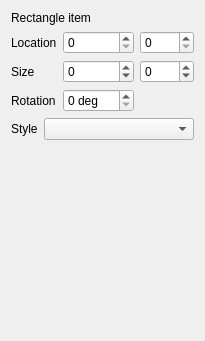
        <widget class="QWidget" name="pg_render_rect">
         <layout class="QVBoxLayout" name="verticalLayout_2">
          <item>
           <widget class="QLabel" name="label_4">
            <property name="text">
             <string>Rectangle item</string>
            </property>
           </widget>
          </item>
          <item>
           <layout class="QGridLayout" name="gridLayout_3">
            <item row="1" column="0">
             <widget class="QLabel" name="label_12">
              <property name="text">
               <string>Size</string>
              </property>
             </widget>
            </item>
            <item row="0" column="0">
             <widget class="QLabel" name="label_11">
              <property name="text">
               <string>Location</string>
              </property>
             </widget>
            </item>
            <item row="2" column="0">
             <widget class="QLabel" name="label_13">
              <property name="text">
               <string>Rotation</string>
              </property>
             </widget>
            </item>
            <item row="2" column="1">
             <widget class="QDoubleSpinBox" name="dsRectR">
              <property name="suffix">
               <string> deg</string>
              </property>
              <property name="decimals">
               <number>0</number>
              </property>
              <property name="maximum">
               <double>360.000000000000000</double>
              </property>
              <property name="singleStep">
               <double>10.000000000000000</double>
              </property>
             </widget>
            </item>
            <item row="0" column="3">
             <widget class="QSpinBox" name="sbRectY">
              <property name="maximum">
               <number>5000</number>
              </property>
              <property name="singleStep">
               <number>10</number>
              </property>
             </widget>
            </item>
            <item row="1" column="3">
             <widget class="QSpinBox" name="sbRectH">
              <property name="minimum">
               <number>-1</number>
              </property>
              <property name="maximum">
               <number>5000</number>
              </property>
              <property name="singleStep">
               <number>10</number>
              </property>
             </widget>
            </item>
            <item row="1" column="1">
             <widget class="QSpinBox" name="sbRectW">
              <property name="minimum">
               <number>-1</number>
              </property>
              <property name="maximum">
               <number>5000</number>
              </property>
              <property name="singleStep">
               <number>10</number>
              </property>
             </widget>
            </item>
            <item row="0" column="1">
             <widget class="QSpinBox" name="sbRectX">
              <property name="maximum">
               <number>5000</number>
              </property>
              <property name="singleStep">
               <number>10</number>
              </property>
             </widget>
            </item>
           </layout>
          </item>
          <item>
           <layout class="QHBoxLayout" name="horizontalLayout_3" stretch="0,10">
            <item>
             <widget class="QLabel" name="label_15">
              <property name="text">
               <string>Style</string>
              </property>
             </widget>
            </item>
            <item>
             <widget class="QComboBox" name="cbRectStyle"/>
            </item>
           </layout>
          </item>
          <item>
           <spacer name="verticalSpacer_3">
            <property name="orientation">
             <enum>Qt::Vertical</enum>
            </property>
            <property name="sizeHint" stdset="0">
             <size>
              <width>20</width>
              <height>190</height>
             </size>
            </property>
           </spacer>
          </item>
         </layout>
        </widget>
